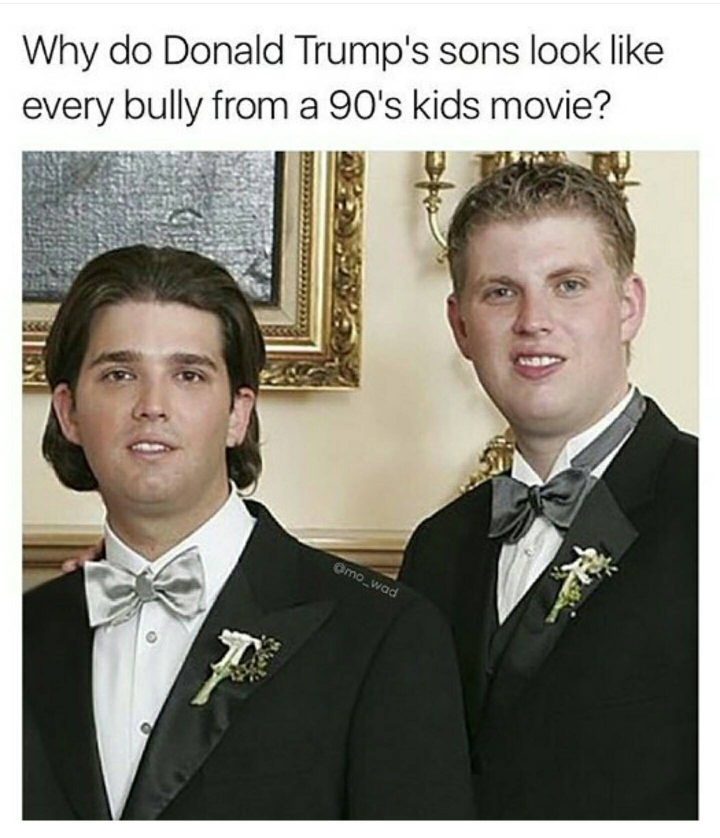
#> input picture images/trump_sons.jpg, 1440 x 1676 px (shown at 1/2 size)
$ python face.py
#> lines starting #> are read from the running program, lines starting #| are printed output that depends on the picture; after the words box and inside, x2 and y2 are one past the last pixel; in counts of white or black regions, pixels touching at a corner belong together
__author__ = 'gerry'

import cv2


#lower_body_cascade
lower_body_cascade=cv2.CascadeClassifier("haarcascades/haarcascade_lowerbody.xml")

#read image as bw which is more accurate
#https://github.com/opencv/opencv/tree/master/data/haarcascades

#orig face photo
#img=cv2.imread("photo.jpg")


#setyup the face cascade
#faces=face_cascade.detectMultiScale(gray_img,scaleFactor=1.1,minNeighbors=5)

#lowerbody
#lower_body=lower_body_cascade.detectMultiScale(gray_img,scaleFactor=1.1,minNeighbors=5)


#draw rectangle after detection


#for x,y,w,h in lower_body:
#    img=cv2.rectangle(img,(x,y),(x+w,y+h),(0,255,0),3)


#detect yes in the image file
def detecteyes( imgFile ):

#> called with imgFile = 'images/trump_sons.jpg'
    img=cv2.imread(imgFile)
#> img is the input picture: shape (1676, 1440, 3); mean B, G, R 130.3, 140.5, 143.8

    gray_img=cv2.cvtColor(img,cv2.COLOR_BGR2GRAY)
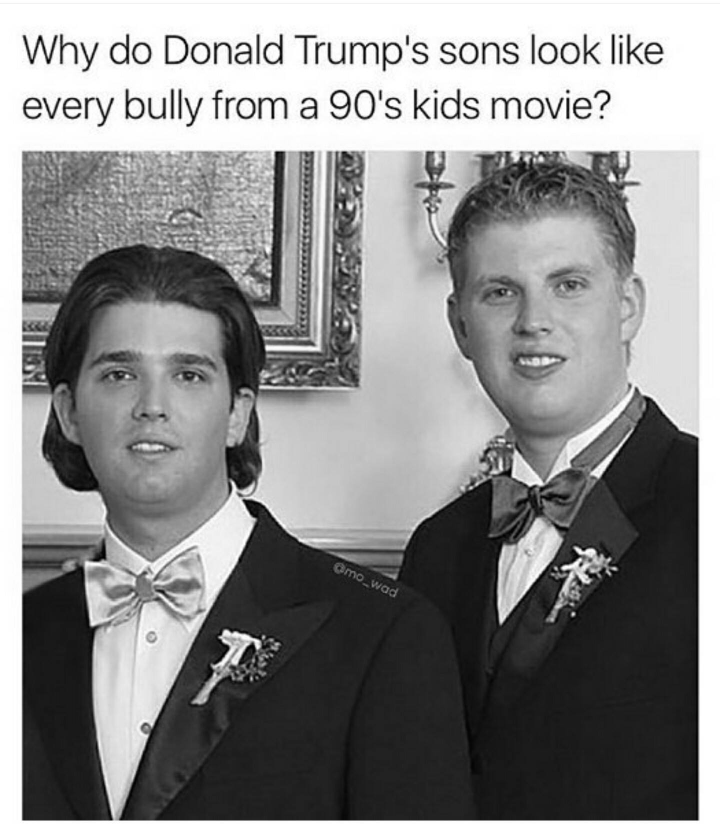
#> gray_img: shape (1676, 1440) (shown at 1/2 size); min 0, max 255, mean 140.3

    #setup haarcascade
    eye_cascade=cv2.CascadeClassifier("haarcascades/haarcascade_eye.xml")

    #eyes
    eyes=eye_cascade.detectMultiScale(gray_img,scaleFactor=1.05,minNeighbors=5)
#> eyes = 55 rows, first 6: [681, 346, 26, 26], [1135, 349, 23, 23], [1229, 363, 22, 22], [1130, 372, 41, 41], [1116, 387, 24, 24], [302, 400, 24, 24]

    #draw rectangle
    for x,y,w,h in eyes:
        img=cv2.rectangle(img,(x,y),(x+w,y+h),(0,255,0),3)
#> this loop made 55 passes
#> (x, y, w, h) on passes 1 to 12: (681, 346, 26, 26), (1135, 349, 23, 23), (1229, 363, 22, 22), (1130, 372, 41, 41), (1116, 387, 24, 24), (302, 400, 24, 24), (1140, 402, 23, 23), (1057, 404, 24, 24), (995, 420, 33, 33), (270, 435, 22, 22), (292, 460, 22, 22), (85, 481, 21, 21)
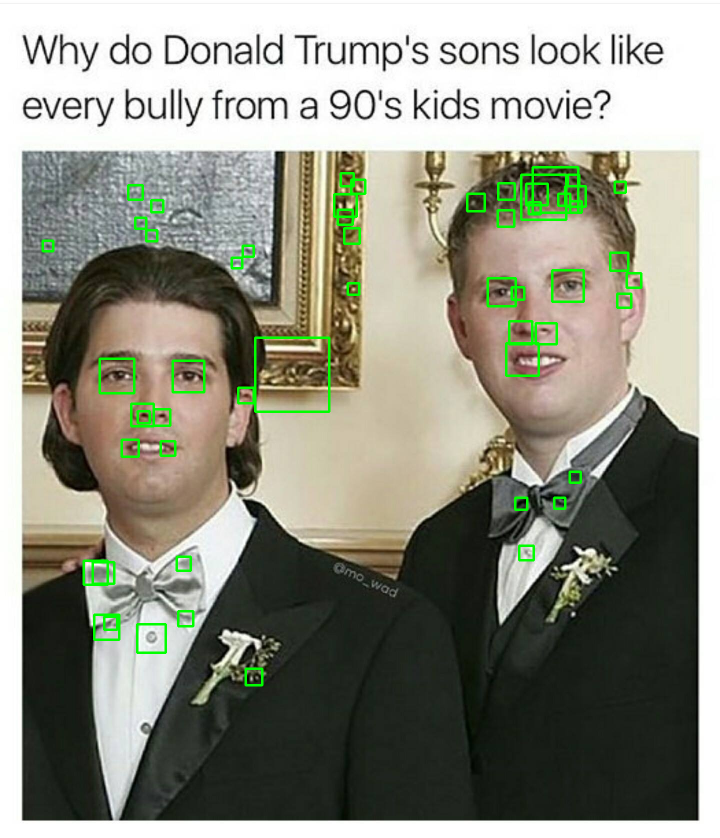
#> img: shape (1676, 1440, 3) (shown at 1/2 size); mean B, G, R 128.4, 142.5, 141.4

    #resizeimg with correct aspect ratio
    resized_img=cv2.resize(img,(int(img.shape[1]/2),int(img.shape[0]/2)))
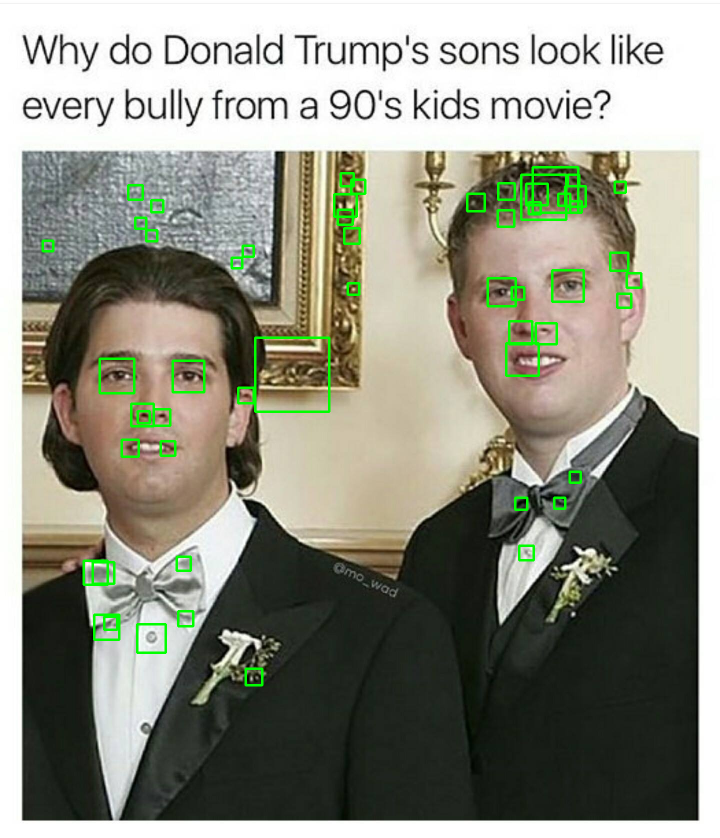
#> resized_img: shape (838, 720, 3); mean B, G, R 128.5, 142.7, 141.5

    cv2.imshow("grey",resized_img)
    cv2.waitKey(0)
    cv2.destroyAllWindows()


def detectfaces( imgFile ):

#> called with imgFile = 'images/trump_sons.jpg'
    img=cv2.imread(imgFile)

    gray_img=cv2.cvtColor(img,cv2.COLOR_BGR2GRAY)

    #haarcascade xml file
    face_cascade=cv2.CascadeClassifier("haarcascades/haarcascade_frontalface_default.xml")

    #eyes
    faces= face_cascade.detectMultiScale(gray_img,scaleFactor=1.1,minNeighbors=5)
#> faces = [[444, 563, 125, 125], [131, 610, 358, 358], [885, 427, 384, 384]]

    #draw rectangle
    for x,y,w,h in faces:
        img=cv2.rectangle(img,(x,y),(x+w,y+h),(0,255,0),3)
#> this loop made 3 passes
#> pass 1, in detectfaces, `img=cv2.rectangle(img,(x,y),(x+w,y+h),(0,255,0),3)`:
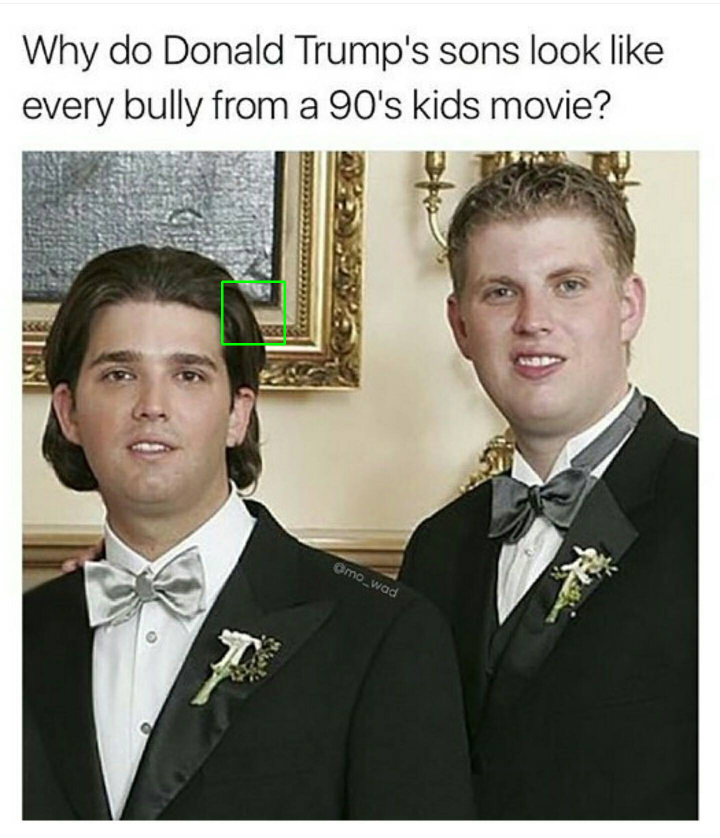
#> img: shape (1676, 1440, 3) (shown at 1/2 size); 0.1% of pixels changed, all inside (x1, y1, x2, y2) = (442, 561, 572, 691)
#> pass 2, in detectfaces, `img=cv2.rectangle(img,(x,y),(x+w,y+h),(0,255,0),3)`:
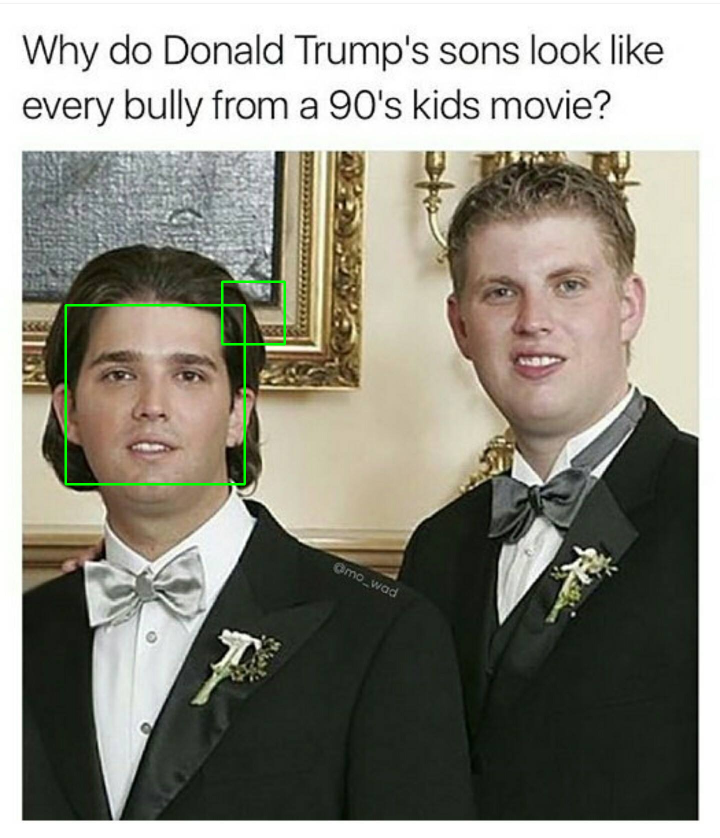
#> img: shape (1676, 1440, 3) (shown at 1/2 size); 0.29% of pixels changed, all inside (x1, y1, x2, y2) = (129, 608, 492, 971)
#> pass 3, in detectfaces, `img=cv2.rectangle(img,(x,y),(x+w,y+h),(0,255,0),3)`:
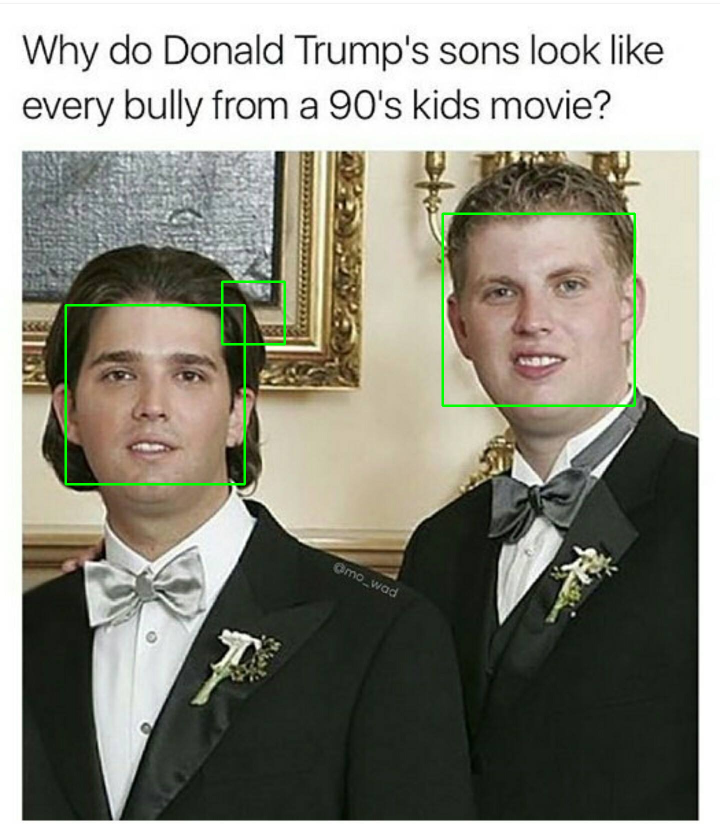
#> img: shape (1676, 1440, 3) (shown at 1/2 size); 0.32% of pixels changed, all inside (x1, y1, x2, y2) = (883, 425, 1272, 814)

    #resizeimg with correct aspect ratio
    resized_img=cv2.resize(img,(int(img.shape[1]/2),int(img.shape[0]/2)))
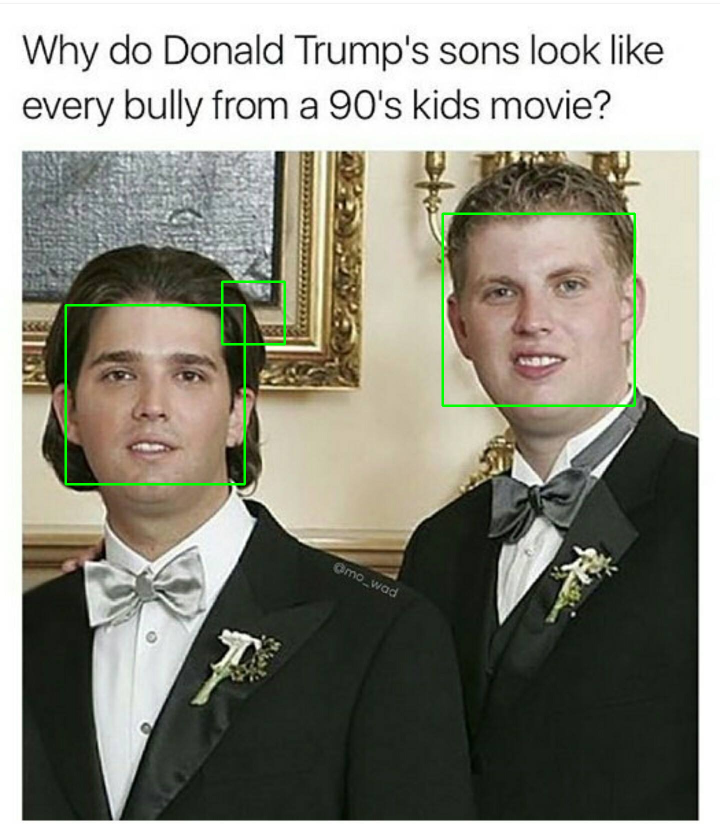
#> resized_img: shape (838, 720, 3); mean B, G, R 129.7, 141.6, 143

    cv2.imshow("grey",resized_img)
    cv2.waitKey(0)
    cv2.destroyAllWindows()


detecteyes("images/trump_sons.jpg")

detectfaces("images/trump_sons.jpg")

$ run again, with images/photo.jpg copied over images/trump_sons.jpg
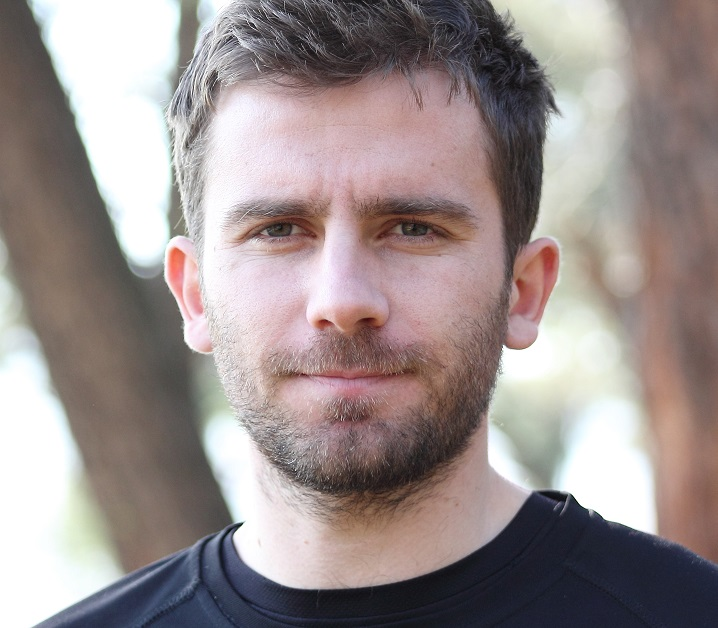
#> input picture images/photo.jpg, 718 x 628 px
#> in detecteyes, img is the input picture: shape (628, 718, 3); mean B, G, R 142, 143.2, 154.6
#> eyes = [[362, 191, 77, 77], [232, 178, 101, 101], [252, 390, 170, 170]]
#> the loop in detecteyes, `for x,y,w,h in eyes:` made 3 passes
#> pass 1, in detecteyes, `img=cv2.rectangle(img,(x,y),(x+w,y+h),(0,255,0),3)`:
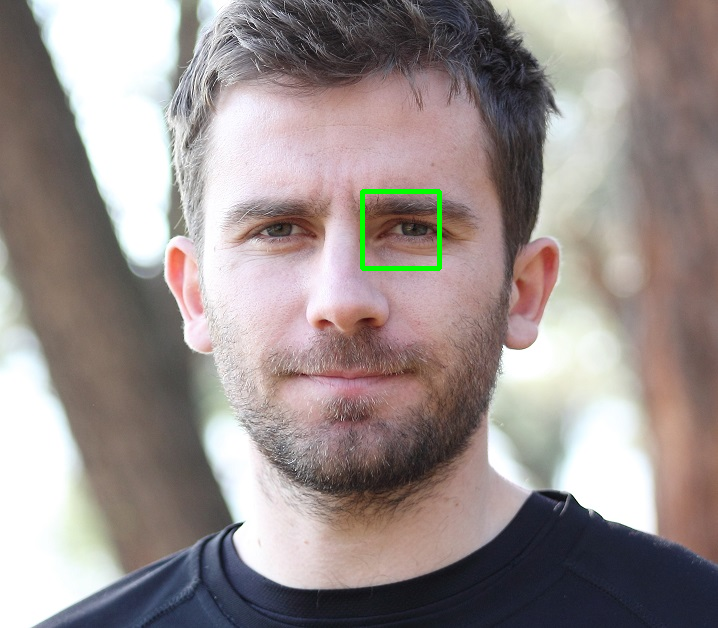
#> img: shape (628, 718, 3); 0.34% of pixels changed, all inside (x1, y1, x2, y2) = (360, 189, 442, 271)
#> faces = [[152, 84, 384, 384]]
#> the loop in detectfaces, `for x,y,w,h in faces:` made 1 pass
#> in detectfaces, `resized_img=cv2.resize(img,(int(img.shape[1]/2),int(img.shape[0]/2)))`:
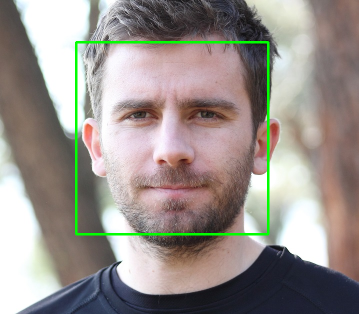
#> resized_img: shape (314, 359, 3); mean B, G, R 139.8, 145.3, 152.2
